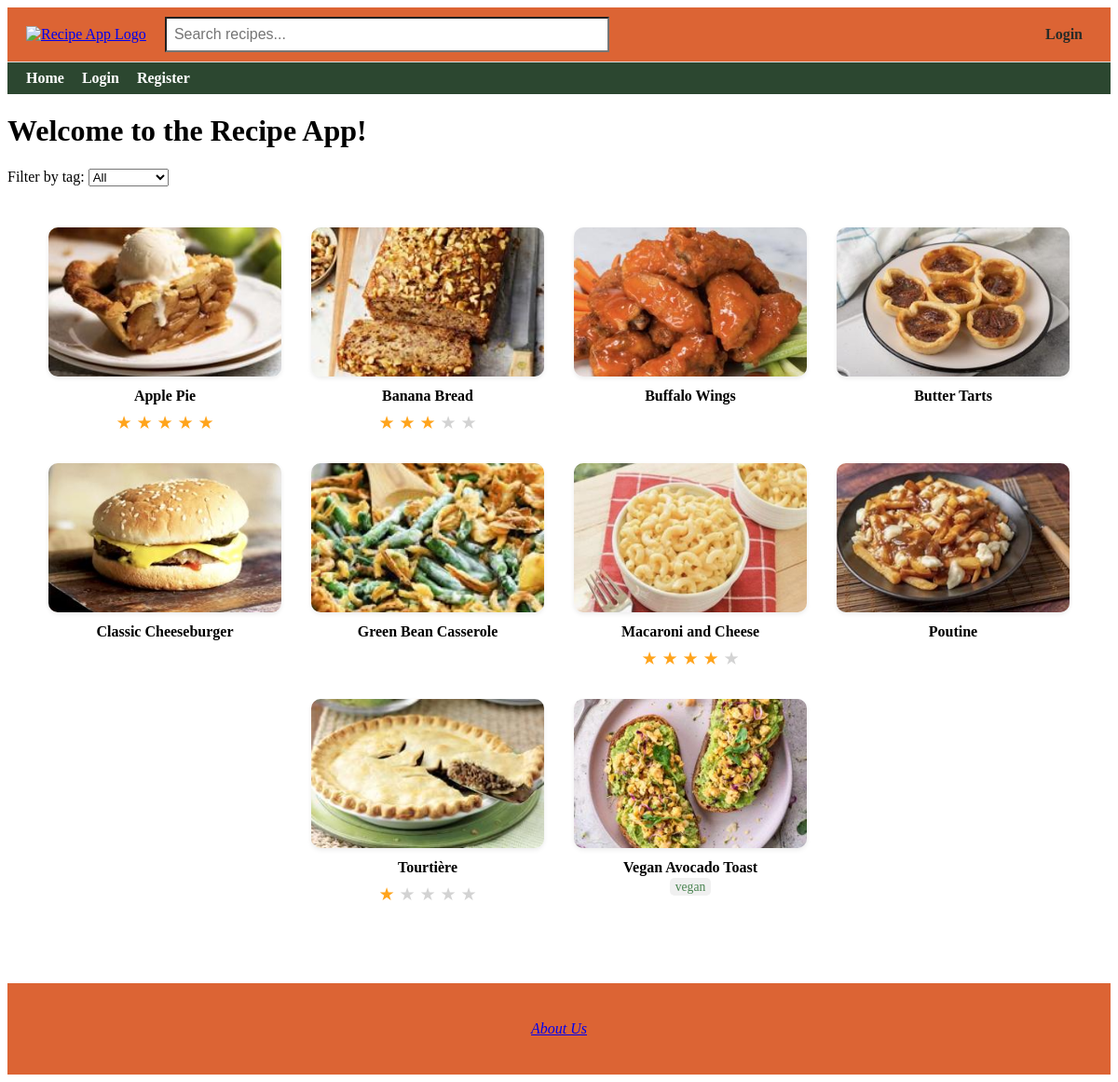
Before: / with the older database file.
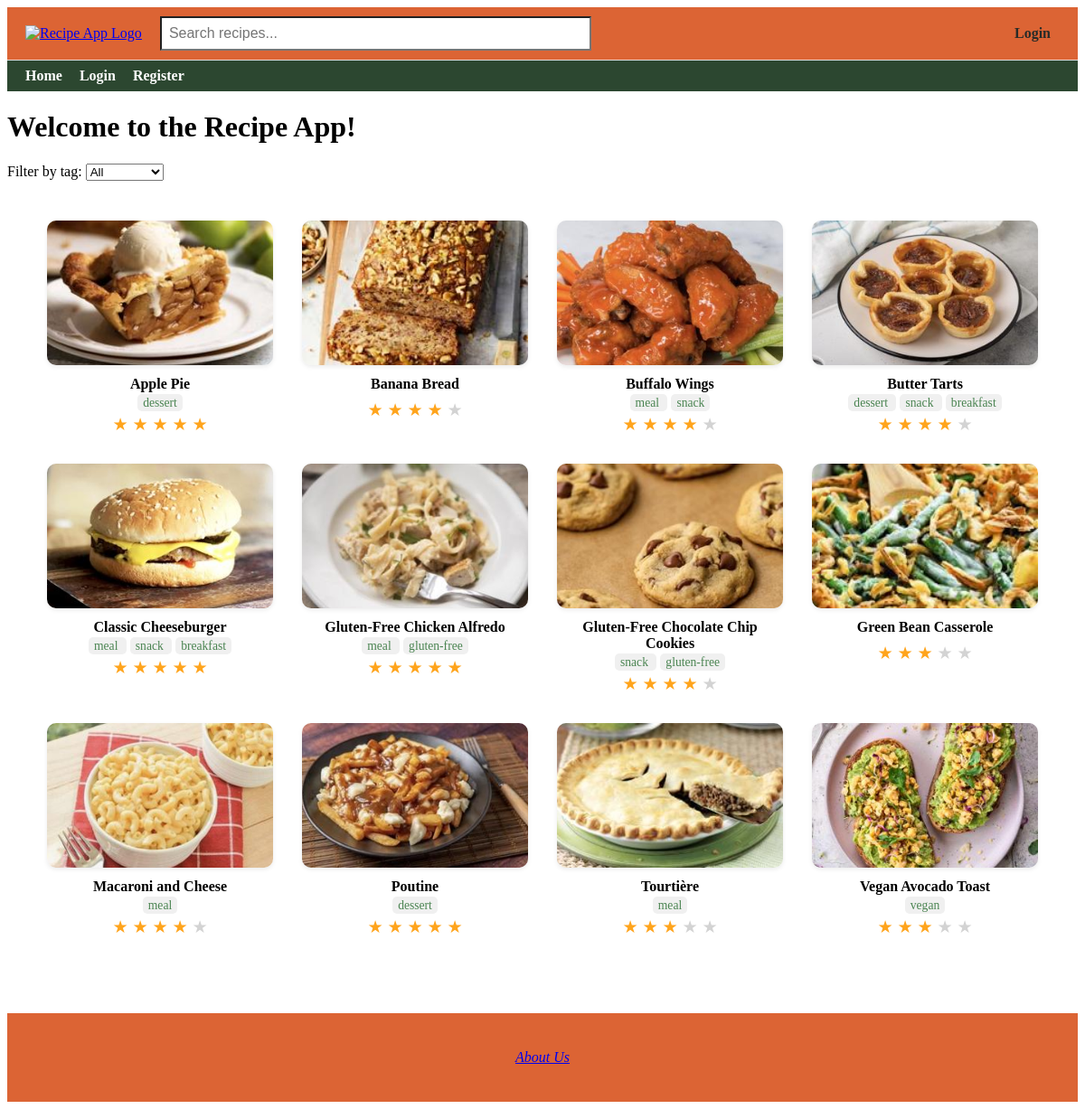
After: the same page with the newer database file.
### app/models.py (models this page shows)
class Recipe(db.Model):
    id = db.Column(db.Integer, primary_key=True)
    title = db.Column(db.String(100), nullable=False)
    description = db.Column(db.Text, nullable=False)
    ingredients = db.Column(db.Text, nullable=True)
    instructions = db.Column(db.Text, nullable=True)
    image_filename = db.Column(db.String(120), nullable=True)
    created = db.Column(db.DateTime, default=get_local_time)
    user_id = db.Column(db.Integer, db.ForeignKey('user.id'), nullable=False)
    rating_sum = db.Column(db.Integer, default=0)
    rating_count = db.Column(db.Integer, default=0)
    user = db.relationship('User', backref=db.backref('user_recipes', lazy=True), overlaps="author,recipes")
    comments = db.relationship('Comment', backref=db.backref('recipe', lazy=True)) #Relationship to comments (one-to-many)
    tags = db.relationship(
        'Tag',
        secondary=recipe_tags,
        backref=db.backref('recipes', lazy='dynamic'),
        lazy='dynamic'
    )
    @property
    def average_rating(self):
        if not self.rating_count or not self.rating_sum:
            return None
        return round(self.rating_sum / self.rating_count, 1)

class Tag(db.Model):
    id = db.Column(db.Integer, primary_key=True)
    name = db.Column(db.String(32), unique=True, nullable=False)

### app/routes.py (the view)
@app.route('/', methods=['GET'])
def home():
    selected_tag = request.args.get('tag')
    tags = Tag.query.all()
    if selected_tag:
        recipes = Recipe.query.join(Recipe.tags).filter(Tag.name == selected_tag).all()
    else:
        recipes = Recipe.query.order_by(Recipe.title.asc()).all()
    return render_template('home.html', recipes=recipes, tags=tags, selected_tag=selected_tag)

### app/routes.py (called while the page is built)
@app.context_processor
def inject_user():
    return dict(current_user=current_user)

### app/templates/home.html (shortened to what this page needs)
{% extends "base.html" %}
{% block content %}
<h1>Welcome to the Recipe App!</h1>
<form method="GET" action="{{ url_for('home') }}" style="margin: 20px 0;">
    <label for="tag">Filter by tag:</label>
    <select name="tag" id="tag" onchange="this.form.submit()">
        <option value="">All</option>
    </select>
</form>
{% set colors = ['#FF6B6B', '#6BCB77', '#4D96FF', '#FFC75F', '#F9F871', '#A393EB', '#FF9671', '#00C9A7', '#D65DB1', '#845EC2'] %}
<div class="recipe-grid">
    {% for recipe in recipes %}
        {% set has_image = recipe.image_filename is not none %}
        {% set color = colors[recipe.id % colors|length] %}
        {% set bg_color = (not has_image) and color or 'transparent' %}
        <a href="{{ url_for('recipe_details', id=recipe.id) }}"
           class="recipe-card {% if has_image %}has-image{% endif %}">
            <div class="recipe-card-box" style="{% if not has_image %}background-color: {{ color }};{% endif %}">
                {% if has_image %}
                    <img src="{{ url_for('static', filename='uploads/' + recipe.image_filename) }}"
                         alt="{{ recipe.title }}">
                {% endif %}
            </div>
            <div class="recipe-title">{{ recipe.title }}</div>
                {% if recipe.tags %}
                    <div style="font-size: 0.85em; color: #4A8451; text-align: center; margin-top: 4px;">
                        {% for tag in recipe.tags %}
                            <span style="background-color: #f0f0f0; padding: 2px 6px; border-radius: 5px; margin: 0 2px;">
                                {{ tag.name }}
                            </span>
                        {% endfor %}
                    </div>
                 {% endif %}
            {% if recipe.average_rating %}
            <div class="stars">
                {% for i in range(1, 6) %}
                    {% if recipe.average_rating >= i %}
                        ★
                    {% elif recipe.average_rating > i - 1 %}
                        <span style="position: relative; display: inline-block;">
                            <span style="color: #FFA41C;">★</span>
                            <span style="position: absolute; left: 0; color: lightgray; width: 50%; overflow: hidden;">★</span>
                        </span>
                    {% else %}
                        <span style="color: lightgray;">★</span>
                    {% endif %}
                {% endfor %}
            </div>
            {% endif %}
        </a>
    {% endfor %}
</div>
{% endblock %}

Changed rows visible on the page:
changed Recipe "Apple Pie": gains Tag (name "dessert")
changed Recipe "Banana Bread": rating_count 1 → 2 (drawn)
changed Recipe "Buffalo Wings": rating_count 0 → 1 (drawn)
now on this page (row unchanged): Tag: name "meal"
now on this page (row unchanged): Tag: name "snack"
changed Recipe "Butter Tarts": gains Tag (name "dessert"); gains Tag (name "breakfast"); rating_count 0 → 1 (drawn)
changed Recipe "Classic Cheeseburger": gains Tag (name "breakfast"); rating_count empty → 1 (drawn)
added Recipe: image_filename (picture), title "Gluten-Free Chicken Alfredo", rating_count 1 (drawn)
now on this page (row unchanged): Tag: name "gluten-free"
added Recipe: image_filename (picture), title "Gluten-Free Chocolate Chip Cookies", rating_count 1 (drawn)
changed Recipe "Green Bean Casserole": rating_count 0 → 1 (drawn)
changed Recipe "Poutine": gains Tag (name "dessert"); rating_count empty → 1 (drawn)
changed Recipe "Tourtière": rating_count 1 → 3 (drawn)
changed Recipe "Vegan Avocado Toast": rating_count 0 → 1 (drawn)
